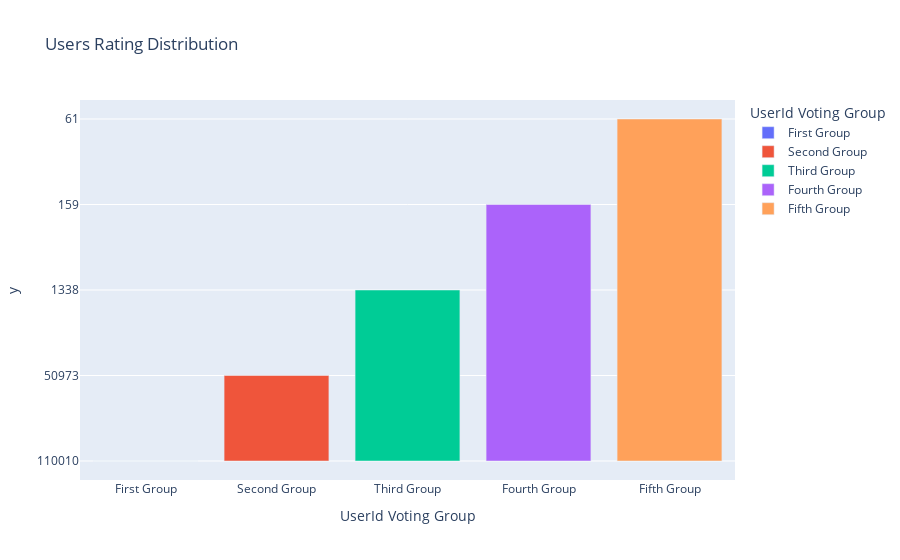

This figure's notebook cell:
### Code cell
## Grouping users by count within range

##Create DataFrame with count by userID
user_count = pd.DataFrame(train['userId'].value_counts()).reset_index()
user_count.rename(columns={'index':'userId','userId':'count'}, inplace=True)

# Defining Group Between 1 - 50
first_group = user_count.loc[(user_count['count'] > 0) &                     
            (user_count['count'] < 50), 'userId'].value_counts().sum()
# Between 50 - 500
second_group = user_count.loc[(user_count['count'] >= 50) &  
            (user_count['count'] < 500), 'userId'].value_counts().sum()
# Between 500 - 1000
third_group = user_count.loc[(user_count['count'] >= 500) & 
            (user_count['count'] < 1000), 'userId'].value_counts().sum()
# Between 1000 - 1500
fourth_group = user_count.loc[(user_count['count'] >= 1000) & 
            (user_count['count'] < 1500), 'userId'].value_counts().sum()
# From 1500 above
fifth_group = user_count.loc[(user_count['count'] >= 1500),
            'userId'].value_counts().sum()

# To give us insight in the spread, we used figures to determine the spread.
trial_error = np.array([['First Group', first_group, 'Between 1 and 50'],
                        ['Second Group', second_group, 'Between 50 and 500'],
                        ['Third Group', third_group, 'Between 500 and 1000'],
                        ['Fourth Group', fourth_group, 'Between 1000 and 1500'],
                        ['Fifth Group', fifth_group, 'Greater than 1500']])

# Place array into Dataframe
trial = pd.DataFrame({'UserId Voting Group': trial_error[:, 0],
                               'Number per Group': trial_error[:, 1],
                               'Group Category': trial_error[:, 2]})
# Plot Bar Graph of Groupings
fig = px.bar(trial, x=trial["UserId Voting Group"], 
             y=trial_error_df["Number per Group"], color=trial["UserId Voting Group"], 
             title='Users Rating Distribution')
fig.show()
trial

### Figure 1 — Plotly figure (JSON) as saved in the notebook; plotly's stock layout.template omitted (floating-point values rounded to 4 significant figures)
{"data": [{"alignmentgroup": "True", "hovertemplate": "UserId Voting Group=%{x}<br>y=%{y}<extra></extra>", "legendgroup": "First Group", "marker": {"color": "#636efa", "pattern": {"shape": ""}}, "name": "First Group", "offsetgroup": "First Group", "orientation": "v", "showlegend": true, "textposition": "auto", "type": "bar", "x": ["First Group"], "xaxis": "x", "y": ["110010"], "yaxis": "y"}, {"alignmentgroup": "True", "hovertemplate": "UserId Voting Group=%{x}<br>y=%{y}<extra></extra>", "legendgroup": "Second Group", "marker": {"color": "#EF553B", "pattern": {"shape": ""}}, "name": "Second Group", "offsetgroup": "Second Group", "orientation": "v", "showlegend": true, "textposition": "auto", "type": "bar", "x": ["Second Group"], "xaxis": "x", "y": ["50973"], "yaxis": "y"}, {"alignmentgroup": "True", "hovertemplate": "UserId Voting Group=%{x}<br>y=%{y}<extra></extra>", "legendgroup": "Third Group", "marker": {"color": "#00cc96", "pattern": {"shape": ""}}, "name": "Third Group", "offsetgroup": "Third Group", "orientation": "v", "showlegend": true, "textposition": "auto", "type": "bar", "x": ["Third Group"], "xaxis": "x", "y": ["1338"], "yaxis": "y"}, {"alignmentgroup": "True", "hovertemplate": "UserId Voting Group=%{x}<br>y=%{y}<extra></extra>", "legendgroup": "Fourth Group", "marker": {"color": "#ab63fa", "pattern": {"shape": ""}}, "name": "Fourth Group", "offsetgroup": "Fourth Group", "orientation": "v", "showlegend": true, "textposition": "auto", "type": "bar", "x": ["Fourth Group"], "xaxis": "x", "y": ["159"], "yaxis": "y"}, {"alignmentgroup": "True", "hovertemplate": "UserId Voting Group=%{x}<br>y=%{y}<extra></extra>", "legendgroup": "Fifth Group", "marker": {"color": "#FFA15A", "pattern": {"shape": ""}}, "name": "Fifth Group", "offsetgroup": "Fifth Group", "orientation": "v", "showlegend": true, "textposition": "auto", "type": "bar", "x": ["Fifth Group"], "xaxis": "x", "y": ["61"], "yaxis": "y"}], "layout": {"barmode": "relative", "legend": {"title": {"text": "UserId Voting Group"}, "tracegroupgap": 0}, "title": {"text": "Users Rating Distribution"}, "xaxis": {"anchor": "y", "categoryarray": ["First Group", "Second Group", "Third Group", "Fourth Group", "Fifth Group"], "categoryorder": "array", "domain": [0, 1], "title": {"text": "UserId Voting Group"}}, "yaxis": {"anchor": "x", "domain": [0, 1], "title": {"text": "y"}}}}
